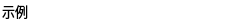
<?xml version="1.0" encoding="UTF-8"?>
<ui version="4.0">
 <class>CatalogItem</class>
 <widget class="QWidget" name="CatalogItem">
  <property name="geometry">
   <rect>
    <x>0</x>
    <y>0</y>
    <width>250</width>
    <height>26</height>
   </rect>
  </property>
  <property name="windowTitle">
   <string>Form</string>
  </property>
  <property name="styleSheet">
   <string notr="true">background:transparent</string>
  </property>
  <layout class="QHBoxLayout" name="horizontalLayout" stretch="8,1,1">
   <property name="leftMargin">
    <number>0</number>
   </property>
   <property name="topMargin">
    <number>0</number>
   </property>
   <property name="rightMargin">
    <number>0</number>
   </property>
   <property name="bottomMargin">
    <number>0</number>
   </property>
   <item>
    <widget class="QLineEdit" name="lineEdit">
     <property name="sizePolicy">
      <sizepolicy hsizetype="Preferred" vsizetype="Preferred">
       <horstretch>0</horstretch>
       <verstretch>0</verstretch>
      </sizepolicy>
     </property>
     <property name="font">
      <font>
       <family>楷体</family>
       <pointsize>10</pointsize>
      </font>
     </property>
     <property name="styleSheet">
      <string notr="true">border:none;
color: rgb(0, 0, 0);
background:transparent;</string>
     </property>
     <property name="text">
      <string>示例</string>
     </property>
     <property name="readOnly">
      <bool>true</bool>
     </property>
    </widget>
   </item>
   <item>
    <widget class="QToolButton" name="toolButton_2">
     <property name="sizePolicy">
      <sizepolicy hsizetype="Preferred" vsizetype="Preferred">
       <horstretch>0</horstretch>
       <verstretch>0</verstretch>
      </sizepolicy>
     </property>
     <property name="styleSheet">
      <string notr="true">QToolButton:hover{
	background-color: rgb(50, 200, 255);
	border-radius: 5px;
}</string>
     </property>
     <property name="text">
      <string/>
     </property>
     <property name="icon">
      <iconset resource="res.qrc">
       <normaloff>:/resource/new.png</normaloff>:/resource/new.png</iconset>
     </property>
     <property name="autoRaise">
      <bool>true</bool>
     </property>
    </widget>
   </item>
   <item>
    <widget class="QToolButton" name="toolButton">
     <property name="sizePolicy">
      <sizepolicy hsizetype="Preferred" vsizetype="Preferred">
       <horstretch>0</horstretch>
       <verstretch>0</verstretch>
      </sizepolicy>
     </property>
     <property name="styleSheet">
      <string notr="true">QToolButton:hover{
	background-color: rgb(255, 0, 0);
	border-radius: 5px;
}</string>
     </property>
     <property name="text">
      <string/>
     </property>
     <property name="icon">
      <iconset resource="res.qrc">
       <normaloff>:/resource/delete.png</normaloff>:/resource/delete.png</iconset>
     </property>
     <property name="autoRaise">
      <bool>true</bool>
     </property>
    </widget>
   </item>
  </layout>
 </widget>
 <resources>
  <include location="res.qrc"/>
 </resources>
 <connections/>
</ui>
